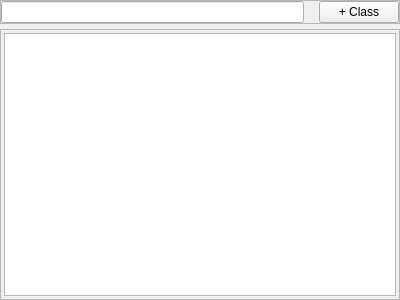
<?xml version="1.0" encoding="UTF-8"?>
<ui version="4.0">
 <class>annotationManagerFrame</class>
 <widget class="QFrame" name="annotationManagerFrame">
  <property name="geometry">
   <rect>
    <x>0</x>
    <y>0</y>
    <width>400</width>
    <height>300</height>
   </rect>
  </property>
  <property name="windowTitle">
   <string>Frame</string>
  </property>
  <layout class="QVBoxLayout" name="verticalLayout">
   <property name="spacing">
    <number>5</number>
   </property>
   <property name="leftMargin">
    <number>0</number>
   </property>
   <property name="topMargin">
    <number>0</number>
   </property>
   <property name="rightMargin">
    <number>0</number>
   </property>
   <property name="bottomMargin">
    <number>0</number>
   </property>
   <item>
    <widget class="QFrame" name="utilityFrame">
     <property name="frameShape">
      <enum>QFrame::StyledPanel</enum>
     </property>
     <property name="frameShadow">
      <enum>QFrame::Raised</enum>
     </property>
     <layout class="QHBoxLayout" name="horizontalLayout">
      <property name="spacing">
       <number>15</number>
      </property>
      <property name="leftMargin">
       <number>0</number>
      </property>
      <property name="topMargin">
       <number>0</number>
      </property>
      <property name="rightMargin">
       <number>0</number>
      </property>
      <property name="bottomMargin">
       <number>0</number>
      </property>
      <item>
       <widget class="QLineEdit" name="classSearchLineEdit">
        <property name="sizePolicy">
         <sizepolicy hsizetype="Expanding" vsizetype="Preferred">
          <horstretch>0</horstretch>
          <verstretch>0</verstretch>
         </sizepolicy>
        </property>
        <property name="placeholderText">
         <string/>
        </property>
       </widget>
      </item>
      <item>
       <widget class="QPushButton" name="annoManagerCreateClassBtn">
        <property name="sizePolicy">
         <sizepolicy hsizetype="Preferred" vsizetype="Preferred">
          <horstretch>0</horstretch>
          <verstretch>0</verstretch>
         </sizepolicy>
        </property>
        <property name="cursor">
         <cursorShape>PointingHandCursor</cursorShape>
        </property>
        <property name="text">
         <string>+ Class</string>
        </property>
       </widget>
      </item>
     </layout>
    </widget>
   </item>
   <item>
    <widget class="QFrame" name="classSelectionFrame">
     <property name="frameShape">
      <enum>QFrame::StyledPanel</enum>
     </property>
     <property name="frameShadow">
      <enum>QFrame::Raised</enum>
     </property>
     <layout class="QVBoxLayout" name="verticalLayout_2">
      <property name="leftMargin">
       <number>3</number>
      </property>
      <property name="topMargin">
       <number>3</number>
      </property>
      <property name="rightMargin">
       <number>3</number>
      </property>
      <property name="bottomMargin">
       <number>3</number>
      </property>
      <item>
       <widget class="QTreeWidget" name="classSelectionTreeWidget">
        <property name="indentation">
         <number>0</number>
        </property>
        <property name="headerHidden">
         <bool>true</bool>
        </property>
        <property name="expandsOnDoubleClick">
         <bool>false</bool>
        </property>
        <attribute name="headerMinimumSectionSize">
         <number>0</number>
        </attribute>
        <column>
         <property name="text">
          <string notr="true">1</string>
         </property>
        </column>
       </widget>
      </item>
     </layout>
    </widget>
   </item>
  </layout>
 </widget>
 <resources/>
 <connections/>
</ui>
